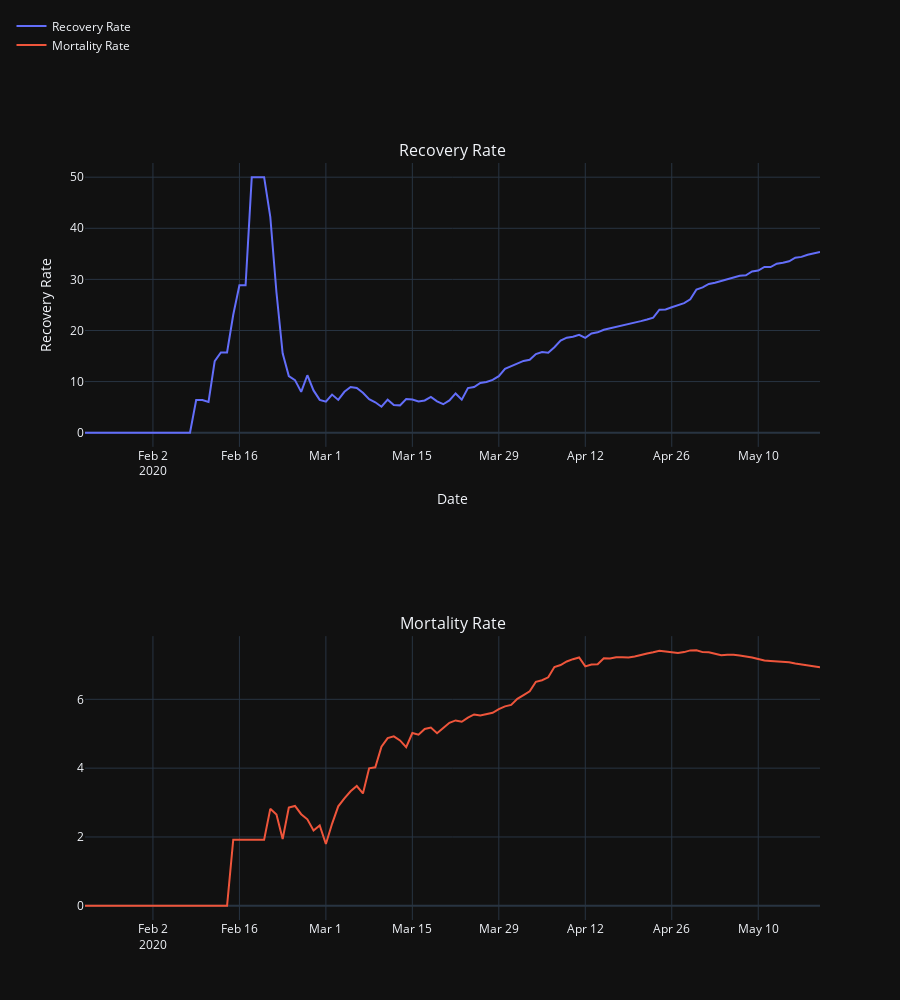

The code cell stored with this chart in its notebook:
### Code cell
fig = make_subplots(rows=2, cols=1, subplot_titles=("Recovery Rate", "Mortality Rate"))

fig.add_trace(
    go.Scatter(x=data_by_date.index, y=data_by_date["Recovery Rate"], name="Recovery Rate"), row=1, col=1
)
fig.add_trace(
    go.Scatter(x=data_by_date.index, y=data_by_date["Mortality Rate"], name="Mortality Rate"), row=2, col=1
)

fig.update_layout(height=1000, legend=dict(x=-0.1, y=1.2, traceorder="normal"))
fig.update_xaxes(title_text="Date", row=1, col=1)
fig.update_yaxes(title_text="Recovery Rate", row=1, col=1)
fig.update_xaxes(title_text="Date", row=1, col=2)
fig.update_yaxes(title_text="Mortality Rate", row=1, col=2)
fig.show()
